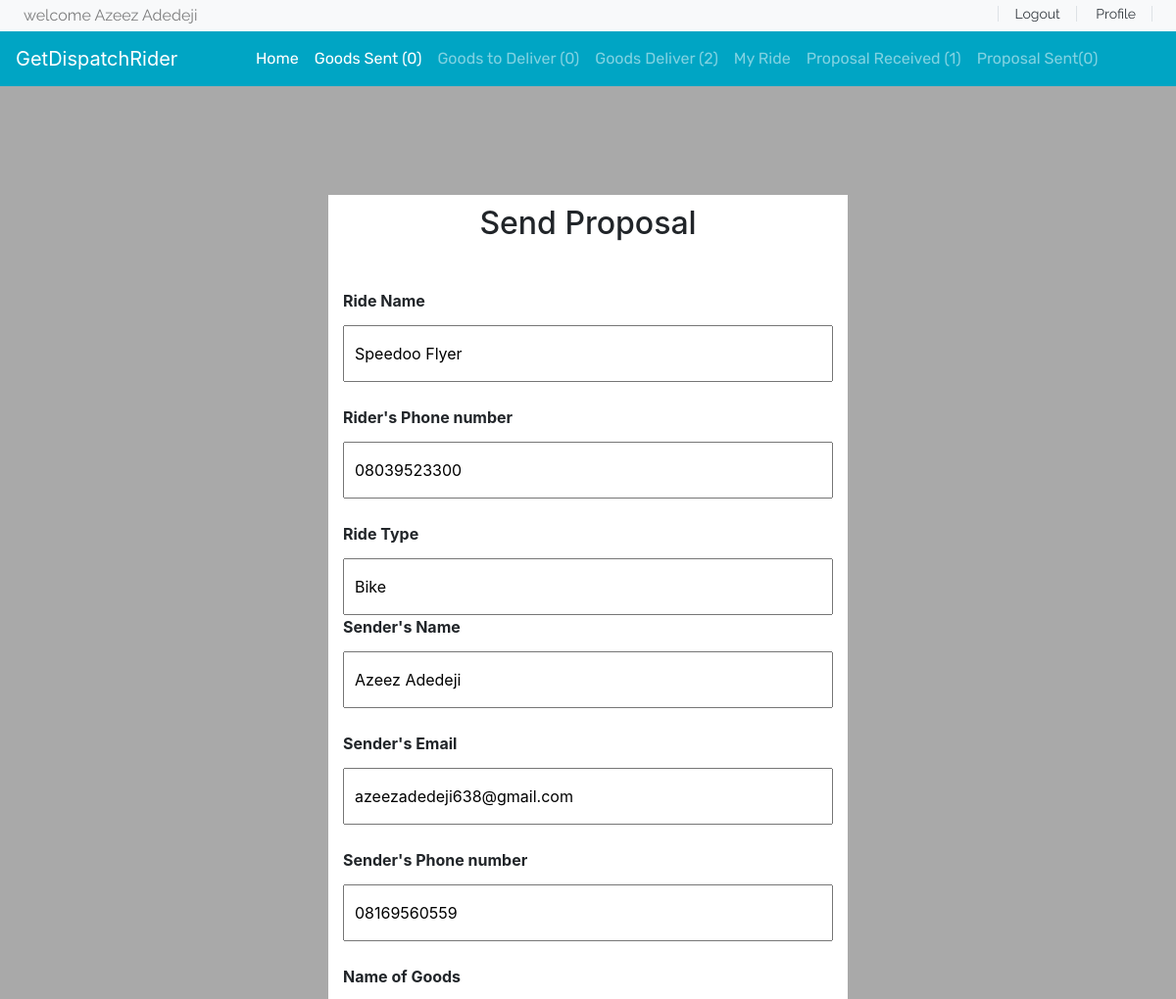
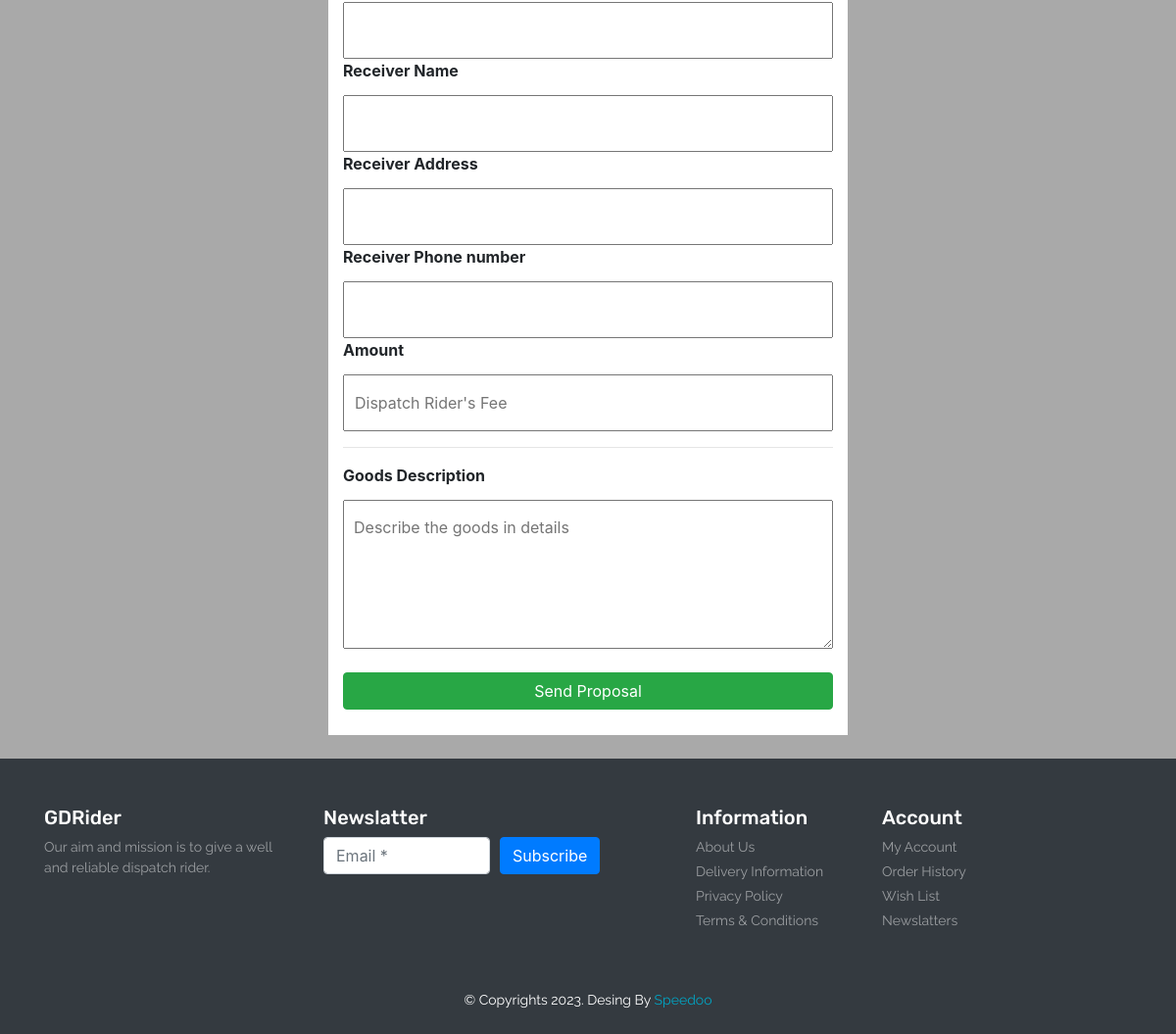
/send-proposal/8b78c035-5f88-4731-bace-717bcdfae106/ (signed in), run on the app's committed database (2 pictures, top to bottom).
### base/models.py (models this page shows)
class user(AbstractUser):
    fullName = models.CharField(max_length=100)
    email = models.EmailField()
    phoneNumber = models.CharField(max_length=20, unique=True)
    ninslip = models.ImageField()
    verify = models.BooleanField(default=False)
    USERNAME_FIELD = 'phoneNumber'
    REQUIRED_FIELDS = ['username']

class ride(models.Model):
    id = models.UUIDField(default=uuid.uuid4, editable=False, primary_key=True)
    username = models.ForeignKey(user, on_delete=models.CASCADE)
    rideName = models.CharField(max_length=100)
    rideType = models.CharField(max_length=50)
    phoneNumber = models.CharField(max_length=20)
    image = models.ImageField()
    preview1 = models.ImageField()
    preview2 = models.ImageField()
    preview3 = models.ImageField()
    preview4 = models.ImageField()
    preview5 = models.ImageField()
    rideDescription = models.TextField()
    latitude = models.CharField(max_length=100, default='null')
    longitude = models.CharField(max_length=100, default='null')
    state = models.CharField(max_length=100)
    localGov = models.CharField(max_length=200)
    price = models.CharField(max_length=1000)
    created = models.DateTimeField(auto_now_add=True)
    updated = models.DateTimeField(auto_now=True)
    verified = models.BooleanField(default=False)

### base/views.py (the view, shortened to what this page needs)
# urls.py: path('send-proposal/<str:pk>/', views.sendproposal, name='sendproposal'),
@login_required(login_url='base:login')
def sendproposal(request, pk):
    getrider = ride.objects.get(id=pk)
    getuser = user.objects.get(email=request.user.email)
    proposalr = proposal.objects.filter(Q(riderUsername=request.user) & Q(accepted=False)).count
    proposals = proposal.objects.filter(Q(senderPhoneNumber=request.user.phoneNumber) & Q(accepted=False)).count
    goodsent = proposal.objects.filter(Q(senderPhoneNumber=request.user.phoneNumber)
                                       & Q(accepted=True)).count
    goodstosend = proposal.objects.filter(Q(riderUsername=request.user) & Q(accepted=True) & Q(deliver=False)).count
    goodsdeliver = proposal.objects.filter(Q(riderUsername=request.user)
                                           & Q(deliver=True)).count
    context = {'getrider': getrider, 'getuser': getuser, 'proposalr': proposalr, 'goodstosend': goodstosend,
               'goodsent': goodsent,
               'proposals': proposals, 'goodsdeliver': goodsdeliver}
    return render(request, 'base/sendProposal.html', context)

### base/templates/base/sendProposal.html (shortened to what this page needs)
<div style="background-color: darkgrey;">
    {% extends 'base/navbar.html'%}
{%load static %}
{% block body%}
 <div class="container">
        <div class="container" style="background-color: #fff; margin-top: 10%; padding: 10px 15px; width:fit-content ; height:fit-content">
            <div class="text-center">
                <h2>Send Proposal</h2>
            </div>
            <form class="mt-5" method="post" action="{% url 'base:sendproposal' getrider.id %}">
                <label for=""><strong>Ride Name</strong> </label><br/>
                <input type="text" class="login-input" value="{{getrider.rideName}}" readonly="true" name="riderName" ><br/>
                <label for=""><strong>Rider's Phone number </strong> </label><br/>
                <input type="text" class="login-input" value="{{getrider.phoneNumber}}" readonly="true" name="riderNumber" ><br/>
                <label for=""><strong>Ride Type</strong> </label><br/>
                <input type="text" class="login-input" value="{{getrider.rideType}}" readonly="true" name="rideType" >
                 <label for=""><strong>Sender's Name </strong> </label><br/>
                <input type="text" class="login-input" value="{{getuser.fullName}}"  readonly="true" name="senderName" ><br/>
                <label for=""><strong>Sender's Email </strong> </label><br/>
                <input type="text" class="login-input" value="{{getuser.email}}"  readonly="true" name="senderEmail" ><br/>
                <label for=""><strong>Sender's Phone number </strong> </label><br/>
                <input type="text" class="login-input" value="{{getuser.phoneNumber}}" readonly="true" name="sendernumber" ><br/>
                <label for=""><strong>Name of Goods  </strong></label><br/>
                <input type="text" class="login-input" name="goodsName" >
                <label for=""><strong>Receiver Name </strong></label><br/>
                <input type="text" class="login-input disabled"  name="receiverName" >
                <label for=""><strong>Receiver Address </strong>  </label><br/>
                <input type="text" class="login-input"  name="receiverAddress" >
                <label for=""><strong> Receiver Phone number</strong> </label><br/>
                <input type="text" class="login-input"   name="receiverNumber" >
                <label for=""><strong>Amount</strong> </label><br/>
                <input type="text" class="login-input"  placeholder="Dispatch Rider's Fee" name="amount" >
               <hr>
                <label for=""><strong>Goods  Description</strong></label><br/>
                <textarea class="login-input"  name="goodsDescription" placeholder="Describe the goods in details"  cols="30" rows="5"></textarea><br/>
                <input style="width: 100%;" type="submit" class="btn btn-success"  value="Send Proposal" name="" id="">
                <br>
            </form>
        </div>
    </div>
{% endblock%}

### base/templates/base/navbar.html (shortened to what this page needs)
<!DOCTYPE html>
{% load static %}
<html lang="en">
<head>
     <link rel="stylesheet" href="https://stackpath.bootstrapcdn.com/bootstrap/4.4.1/css/bootstrap.min.css">
     <link rel="stylesheet" href="https://cdnjs.cloudflare.com/ajax/libs/OwlCarousel2/2.3.4/assets/owl.carousel.min.css" />
     <link rel="stylesheet" href="https://cdnjs.cloudflare.com/ajax/libs/OwlCarousel2/2.3.4/assets/owl.theme.default.min.css" />
      <link rel="stylesheet" href="https://cdnjs.cloudflare.com/ajax/libs/font-awesome/5.13.0/css/all.min.css" />
     <link rel="stylesheet" href="https://cdnjs.cloudflare.com/ajax/libs/font-awesome/4.7.0/css/font-awesome.min.css">
     <link rel="stylesheet" href="{% static 'base/style.css' %}">
</head>
<body onload="getLocation();">
 <header id="header" class="">
        <div class="strip d-flex justify-content-between px-4 py-1 bg-light" style="height:fit-content" >
            <p class="font-rale  text-black-50 m-0">welcome {{request.user.fullName}}</p>
            <div class="font-rale font-size-14">
                {% if request.user.is_authenticated%}
                <a href="{% url 'base:logout' %}" class="px-3 border-right border-left text-dark">Logout</a>
                <a href="" class="px-3 border-right text-dark">Profile</a>
                {%else%}
                  <a href="{% url 'base:login' %}" class="px-3 border-right border-left text-dark">Login</a>
                <a href="{%url 'base:signup' %}" class="px-3 border-right text-dark">SignUp</a>
                {%endif%}
            </div>
        </div>
        <nav class="navbar navbar-expand-lg navbar-dark color-second-bg ">
            <a class="navbar-brand" href="#">GetDispatchRider</a>
            <div class="collapse navbar-collapse" id="navbarNav">
              <ul class="navbar-nav m-auto font-rubik">
                   <li class="nav-item active">
                  <a class="nav-link" href="{% url 'base:index' %}">Home</a>
                </li>
                <li class="nav-item active">
                  <a class="nav-link" href="{% url 'base:goodSent'%}">Goods Sent ({{goodsent}})</a>
                </li>
                <li class="nav-item">
                  <a class="nav-link" href="{% url 'base:onDelivary' %}">Goods to Deliver ({{goodstosend}}) </a>
                </li>
                <li class="nav-item">
                  <a class="nav-link" href="{% url 'base:goodsDeliver'%}">Goods Deliver ({{goodsdeliver}})</a>
                </li>
                <li class="nav-item">
                    <a class="nav-link" href="{% url 'base:my-ride'%}">My Ride</a>
                  </li>
                  <li class="nav-item">
                    <a class="nav-link" href="{% url 'base:proposal-receive'%}">Proposal Received ({{proposalr}})</a>
                  </li>
                  <li class="nav-item">
                    <a class="nav-link" href="{% url 'base:proposalSent'%}">Proposal Sent({{proposals}})</a>
                  </li>
              </ul>
            </div>
          </nav>
    </header>
{%block body%}
{%endblock%}
 <br/>
 <footer id="footer" class="bg-dark text-white py-5">
          <div class="container">
            <div class="row">
              <div class="col-lg-3 col-12">
                <h4 class="font-rubik font-size-20">GDRider</h4>
                <p class="font-size-14 font-rale text-white-50">Our aim and mission is to give a well and reliable dispatch rider.</p>
              </div>
              <div class="col-lg-4 col-12">
                <h4 class="font-rubik font-size-20">Newslatter</h4>
                <form class="form-row">
                  <div class="col">
                    <input type="text" class="form-control" placeholder="Email *">
                  </div>
                  <div class="col">
                    <button type="submit" class="btn btn-primary mb-2">Subscribe</button>
                  </div>
                </form>
              </div>
              <div class="col-lg-2 col-12">
                <h4 class="font-rubik font-size-20">Information</h4>
                <div class="d-flex flex-column flex-wrap">
                  <a href="#" class="font-rale font-size-14 text-white-50 pb-1">About Us</a>
                  <a href="#" class="font-rale font-size-14 text-white-50 pb-1">Delivery Information</a>
                  <a href="#" class="font-rale font-size-14 text-white-50 pb-1">Privacy Policy</a>
                  <a href="#" class="font-rale font-size-14 text-white-50 pb-1">Terms & Conditions</a>
                </div>
              </div>
              <div class="col-lg-2 col-12">
                <h4 class="font-rubik font-size-20">Account</h4>
                <div class="d-flex flex-column flex-wrap">
                  <a href="#" class="font-rale font-size-14 text-white-50 pb-1">My Account</a>
                  <a href="#" class="font-rale font-size-14 text-white-50 pb-1">Order History</a>
                  <a href="#" class="font-rale font-size-14 text-white-50 pb-1">Wish List</a>
                  <a href="#" class="font-rale font-size-14 text-white-50 pb-1">Newslatters</a>
                </div>
              </div>
            </div>
          </div>
        </footer>
        <div class="copyright text-center bg-dark text-white py-2">
          <p class="font-rale font-size-14">&copy; Copyrights 2023. Desing By <a href="#" class="color-second">Speedoo</a></p>
        </div>
</body>
</html>

### base/static/base/style.css (style rules this page uses)
button, button:focus { outline: none !important; box-shadow: none !important; }
.font-rale { font-family: "Raleway", cursive; }
.font-rubik { font-family: "Rubik", cursive; }
.font-size-14 { font-size: 14px; }
.font-size-20 { font-size: 20px; }
.color-second { color: #00A5C4; }
.color-second-bg { background: #00A5C4; }
.login-input { width: 500px; padding: 15px 10px; margin-top: 5px; display: block; }

### data on the page
user: user.fullName "Azeez Adedeji", senderName "Azeez Adedeji", senderEmail "azeezadedeji638@gmail.com", sendernumber "08169560559"
ride: riderName "Speedoo Flyer", riderNumber "08039523300", rideType "Bike"

### other printed values
{{ goodsent }} "0"
{{ goodstosend }} "0"
{{ goodsdeliver }} "2"
{{ proposalr }} "1"
{{ proposals }} "0"
